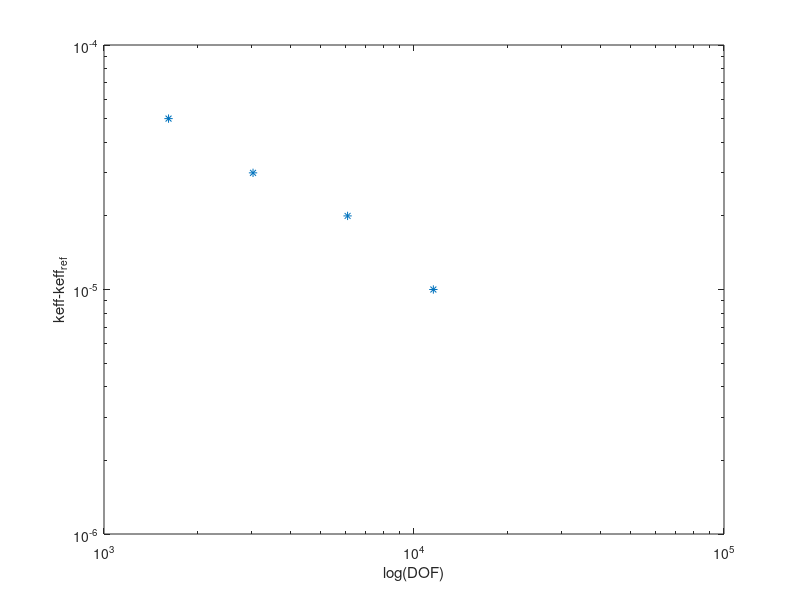

Write the MATLAB code that produced this figure.
% run the model with comsol generated mesh at different refinement levels:
% normal, fine, finer, extra fine, extremely fine,
eigens = [0.97001, 0.96999, 0.96998, 0.97000, 0.97003];
dof = [3025, 11546,  12063,  6106, 1615]

keffs = 1.0 ./eigens;
rhos = (keffs - 1) ./ keffs;
drhos = abs(rhos - rhos(3));
loglog(dof, drhos, '*')
xlabel('log(DOF)')
ylabel('keff-keff_{ref}')